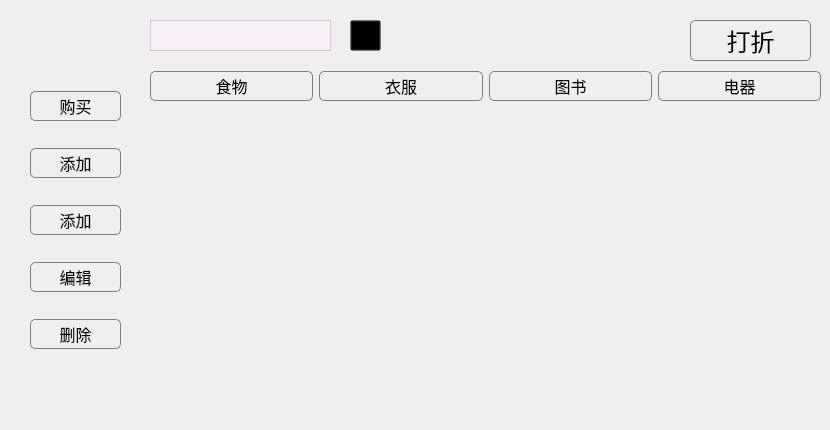
    <widget class="QWidget" name="store">
     <widget class="QTableView" name="list">
      <property name="geometry">
       <rect>
        <x>150</x>
        <y>100</y>
        <width>671</width>
        <height>321</height>
       </rect>
      </property>
      <property name="styleSheet">
       <string notr="true">QTableView QTableCornerButton::section {
    color: white;/*文字颜色*/
    background-color: #87CEFA;/*背景色*/
    border: 5px solid #418bc9;/*边框*/
    border-radius:20px;/*边框圆角*/
    border-color: #87CEFA;/*边框颜色*/
    font: 10px;/*字体大小*/
    padding:0px 0 0 0px;/*内边距*/
 }

QTableView {
	background:transparent;/*背景透明*/
}

QHeaderView {
    color: white;
    font: bold 10pt;
    background-color: #87CEFA;
    border: 0px solid #87CEFA;
    border:0px solid rgb(191,191,191);
    border-left-color: #87CEFA;
    border-top-color: #87CEFA;
    border-radius:20px;
    min-height:29px;
}

QHeaderView::section {
    color: white;
    background-color:#87CEFA;
    border: 5px solid #87CEFA;
    border-radius:20px;
    border-color:#87CEFA;
} </string>
      </property>
      <property name="editTriggers">
       <set>QAbstractItemView::NoEditTriggers</set>
      </property>
      <property name="selectionMode">
       <enum>QAbstractItemView::SingleSelection</enum>
      </property>
      <property name="selectionBehavior">
       <enum>QAbstractItemView::SelectRows</enum>
      </property>
      <property name="textElideMode">
       <enum>Qt::ElideMiddle</enum>
      </property>
      <property name="gridStyle">
       <enum>Qt::CustomDashLine</enum>
      </property>
      <property name="cornerButtonEnabled">
       <bool>true</bool>
      </property>
      <attribute name="horizontalHeaderVisible">
       <bool>false</bool>
      </attribute>
      <attribute name="horizontalHeaderCascadingSectionResizes">
       <bool>true</bool>
      </attribute>
      <attribute name="horizontalHeaderDefaultSectionSize">
       <number>50</number>
      </attribute>
      <attribute name="verticalHeaderCascadingSectionResizes">
       <bool>true</bool>
      </attribute>
     </widget>
     <widget class="QWidget" name="layoutWidget">
      <property name="geometry">
       <rect>
        <x>30</x>
        <y>70</y>
        <width>91</width>
        <height>301</height>
       </rect>
      </property>
      <layout class="QVBoxLayout" name="verticalLayout_2">
       <item>
        <widget class="QPushButton" name="buyPro">
         <property name="minimumSize">
          <size>
           <width>0</width>
           <height>30</height>
          </size>
         </property>
         <property name="font">
          <font>
           <family>Arial</family>
           <pointsize>12</pointsize>
          </font>
         </property>
         <property name="styleSheet">
          <string notr="true">.QPushButton {
        background:qlineargradient(spread:pad, x1:0, y1:0, x2:0, y2:1, 
stop:0 rgba(233, 233, 233, 255), 
stop:0.35 rgba(220, 220, 220, 255), 
stop:0.5 rgba(213, 213, 213, 255), 
stop:0.65 rgba(230, 230, 230, 255), 
stop:1 rgba(242, 242, 242, 255));
 border: 1px solid rgb(128,126,126);
 border-radius: 5px;
}
.QPushButton:hover{
        background:qlineargradient(spread:pad, x1:0, y1:0, x2:0, y2:1, 
stop:0 rgba(250, 250, 250, 255), 
stop:0.5 rgba(255, 255, 255, 255), 
stop:1 rgba(250, 250, 250, 255));
 border: 1px solid rgb(63,140,161);
 border-radius: 5px;
}
 
.QPushButton:pressed{
        background:qlineargradient(spread:pad, x1:0, y1:0, x2:0, y2:1, 
stop:0 rgba(255, 255, 255, 255), 
stop:0.5 rgba(235, 247, 253, 255), 
stop:1 rgba(213, 237, 250, 255));
 border: 1px solid rgb(3,110,183);
 border-radius: 5px;
}</string>
         </property>
         <property name="text">
          <string>购买</string>
         </property>
        </widget>
       </item>
       <item>
        <widget class="QPushButton" name="cartPro">
         <property name="minimumSize">
          <size>
           <width>0</width>
           <height>30</height>
          </size>
         </property>
         <property name="font">
          <font>
           <family>Arial</family>
           <pointsize>12</pointsize>
          </font>
         </property>
         <property name="styleSheet">
          <string notr="true">.QPushButton {
        background:qlineargradient(spread:pad, x1:0, y1:0, x2:0, y2:1, 
stop:0 rgba(233, 233, 233, 255), 
stop:0.35 rgba(220, 220, 220, 255), 
stop:0.5 rgba(213, 213, 213, 255), 
stop:0.65 rgba(230, 230, 230, 255), 
stop:1 rgba(242, 242, 242, 255));
 border: 1px solid rgb(128,126,126);
 border-radius: 5px;
}
.QPushButton:hover{
        background:qlineargradient(spread:pad, x1:0, y1:0, x2:0, y2:1, 
stop:0 rgba(250, 250, 250, 255), 
stop:0.5 rgba(255, 255, 255, 255), 
stop:1 rgba(250, 250, 250, 255));
 border: 1px solid rgb(63,140,161);
 border-radius: 5px;
}
 
.QPushButton:pressed{
        background:qlineargradient(spread:pad, x1:0, y1:0, x2:0, y2:1, 
stop:0 rgba(255, 255, 255, 255), 
stop:0.5 rgba(235, 247, 253, 255), 
stop:1 rgba(213, 237, 250, 255));
 border: 1px solid rgb(3,110,183);
 border-radius: 5px;
}</string>
         </property>
         <property name="text">
          <string>添加</string>
         </property>
        </widget>
       </item>
       <item>
        <widget class="QPushButton" name="addPro">
         <property name="minimumSize">
          <size>
           <width>0</width>
           <height>30</height>
          </size>
         </property>
         <property name="font">
          <font>
           <family>Arial</family>
           <pointsize>12</pointsize>
          </font>
         </property>
         <property name="styleSheet">
          <string notr="true">.QPushButton {
        background:qlineargradient(spread:pad, x1:0, y1:0, x2:0, y2:1, 
stop:0 rgba(233, 233, 233, 255), 
stop:0.35 rgba(220, 220, 220, 255), 
stop:0.5 rgba(213, 213, 213, 255), 
stop:0.65 rgba(230, 230, 230, 255), 
stop:1 rgba(242, 242, 242, 255));
 border: 1px solid rgb(128,126,126);
 border-radius: 5px;
}
.QPushButton:hover{
        background:qlineargradient(spread:pad, x1:0, y1:0, x2:0, y2:1, 
stop:0 rgba(250, 250, 250, 255), 
stop:0.5 rgba(255, 255, 255, 255), 
stop:1 rgba(250, 250, 250, 255));
 border: 1px solid rgb(63,140,161);
 border-radius: 5px;
}
 
.QPushButton:pressed{
        background:qlineargradient(spread:pad, x1:0, y1:0, x2:0, y2:1, 
stop:0 rgba(255, 255, 255, 255), 
stop:0.5 rgba(235, 247, 253, 255), 
stop:1 rgba(213, 237, 250, 255));
 border: 1px solid rgb(3,110,183);
 border-radius: 5px;
}</string>
         </property>
         <property name="text">
          <string>添加</string>
         </property>
        </widget>
       </item>
       <item>
        <widget class="QPushButton" name="editPro">
         <property name="minimumSize">
          <size>
           <width>0</width>
           <height>30</height>
          </size>
         </property>
         <property name="font">
          <font>
           <family>Arial</family>
           <pointsize>12</pointsize>
          </font>
         </property>
         <property name="styleSheet">
          <string notr="true">.QPushButton {
        background:qlineargradient(spread:pad, x1:0, y1:0, x2:0, y2:1, 
stop:0 rgba(233, 233, 233, 255), 
stop:0.35 rgba(220, 220, 220, 255), 
stop:0.5 rgba(213, 213, 213, 255), 
stop:0.65 rgba(230, 230, 230, 255), 
stop:1 rgba(242, 242, 242, 255));
 border: 1px solid rgb(128,126,126);
 border-radius: 5px;
}
.QPushButton:hover{
        background:qlineargradient(spread:pad, x1:0, y1:0, x2:0, y2:1, 
stop:0 rgba(250, 250, 250, 255), 
stop:0.5 rgba(255, 255, 255, 255), 
stop:1 rgba(250, 250, 250, 255));
 border: 1px solid rgb(63,140,161);
 border-radius: 5px;
}
 
.QPushButton:pressed{
        background:qlineargradient(spread:pad, x1:0, y1:0, x2:0, y2:1, 
stop:0 rgba(255, 255, 255, 255), 
stop:0.5 rgba(235, 247, 253, 255), 
stop:1 rgba(213, 237, 250, 255));
 border: 1px solid rgb(3,110,183);
 border-radius: 5px;
}</string>
         </property>
         <property name="text">
          <string>编辑</string>
         </property>
        </widget>
       </item>
       <item>
        <widget class="QPushButton" name="delPro">
         <property name="minimumSize">
          <size>
           <width>0</width>
           <height>30</height>
          </size>
         </property>
         <property name="font">
          <font>
           <family>Arial</family>
           <pointsize>12</pointsize>
          </font>
         </property>
         <property name="styleSheet">
          <string notr="true">.QPushButton {
        background:qlineargradient(spread:pad, x1:0, y1:0, x2:0, y2:1, 
stop:0 rgba(233, 233, 233, 255), 
stop:0.35 rgba(220, 220, 220, 255), 
stop:0.5 rgba(213, 213, 213, 255), 
stop:0.65 rgba(230, 230, 230, 255), 
stop:1 rgba(242, 242, 242, 255));
 border: 1px solid rgb(128,126,126);
 border-radius: 5px;
}
.QPushButton:hover{
        background:qlineargradient(spread:pad, x1:0, y1:0, x2:0, y2:1, 
stop:0 rgba(250, 250, 250, 255), 
stop:0.5 rgba(255, 255, 255, 255), 
stop:1 rgba(250, 250, 250, 255));
 border: 1px solid rgb(63,140,161);
 border-radius: 5px;
}
 
.QPushButton:pressed{
        background:qlineargradient(spread:pad, x1:0, y1:0, x2:0, y2:1, 
stop:0 rgba(255, 255, 255, 255), 
stop:0.5 rgba(235, 247, 253, 255), 
stop:1 rgba(213, 237, 250, 255));
 border: 1px solid rgb(3,110,183);
 border-radius: 5px;
}</string>
         </property>
         <property name="text">
          <string>删除</string>
         </property>
        </widget>
       </item>
      </layout>
     </widget>
     <widget class="QWidget" name="layoutWidget">
      <property name="geometry">
       <rect>
        <x>150</x>
        <y>70</y>
        <width>671</width>
        <height>32</height>
       </rect>
      </property>
      <layout class="QHBoxLayout" name="horizontalLayout_5">
       <item>
        <widget class="QPushButton" name="food">
         <property name="minimumSize">
          <size>
           <width>0</width>
           <height>30</height>
          </size>
         </property>
         <property name="font">
          <font>
           <family>Arial</family>
           <pointsize>12</pointsize>
          </font>
         </property>
         <property name="styleSheet">
          <string notr="true">.QPushButton {
        background:qlineargradient(spread:pad, x1:0, y1:0, x2:0, y2:1, 
stop:0 rgba(233, 233, 233, 255), 
stop:0.35 rgba(220, 220, 220, 255), 
stop:0.5 rgba(213, 213, 213, 255), 
stop:0.65 rgba(230, 230, 230, 255), 
stop:1 rgba(242, 242, 242, 255));
 border: 1px solid rgb(128,126,126);
 border-radius: 5px;
}
.QPushButton:hover{
        background:qlineargradient(spread:pad, x1:0, y1:0, x2:0, y2:1, 
stop:0 rgba(250, 250, 250, 255), 
stop:0.5 rgba(255, 255, 255, 255), 
stop:1 rgba(250, 250, 250, 255));
 border: 1px solid rgb(63,140,161);
 border-radius: 5px;
}
 
.QPushButton:pressed{
        background:qlineargradient(spread:pad, x1:0, y1:0, x2:0, y2:1, 
stop:0 rgba(255, 255, 255, 255), 
stop:0.5 rgba(235, 247, 253, 255), 
stop:1 rgba(213, 237, 250, 255));
 border: 1px solid rgb(3,110,183);
 border-radius: 5px;
}</string>
         </property>
         <property name="text">
          <string>食物</string>
         </property>
        </widget>
       </item>
       <item>
        <widget class="QPushButton" name="clothes">
         <property name="minimumSize">
          <size>
           <width>0</width>
           <height>30</height>
          </size>
         </property>
         <property name="font">
          <font>
           <family>Arial</family>
           <pointsize>12</pointsize>
          </font>
         </property>
         <property name="styleSheet">
          <string notr="true">.QPushButton {
        background:qlineargradient(spread:pad, x1:0, y1:0, x2:0, y2:1, 
stop:0 rgba(233, 233, 233, 255), 
stop:0.35 rgba(220, 220, 220, 255), 
stop:0.5 rgba(213, 213, 213, 255), 
stop:0.65 rgba(230, 230, 230, 255), 
stop:1 rgba(242, 242, 242, 255));
 border: 1px solid rgb(128,126,126);
 border-radius: 5px;
}
.QPushButton:hover{
        background:qlineargradient(spread:pad, x1:0, y1:0, x2:0, y2:1, 
stop:0 rgba(250, 250, 250, 255), 
stop:0.5 rgba(255, 255, 255, 255), 
stop:1 rgba(250, 250, 250, 255));
 border: 1px solid rgb(63,140,161);
 border-radius: 5px;
}
 
.QPushButton:pressed{
        background:qlineargradient(spread:pad, x1:0, y1:0, x2:0, y2:1, 
stop:0 rgba(255, 255, 255, 255), 
stop:0.5 rgba(235, 247, 253, 255), 
stop:1 rgba(213, 237, 250, 255));
 border: 1px solid rgb(3,110,183);
 border-radius: 5px;
}</string>
         </property>
         <property name="text">
          <string>衣服</string>
         </property>
        </widget>
       </item>
       <item>
        <widget class="QPushButton" name="book">
         <property name="minimumSize">
          <size>
           <width>0</width>
           <height>30</height>
          </size>
         </property>
         <property name="font">
          <font>
           <family>Arial</family>
           <pointsize>12</pointsize>
          </font>
         </property>
         <property name="styleSheet">
          <string notr="true">.QPushButton {
        background:qlineargradient(spread:pad, x1:0, y1:0, x2:0, y2:1, 
stop:0 rgba(233, 233, 233, 255), 
stop:0.35 rgba(220, 220, 220, 255), 
stop:0.5 rgba(213, 213, 213, 255), 
stop:0.65 rgba(230, 230, 230, 255), 
stop:1 rgba(242, 242, 242, 255));
 border: 1px solid rgb(128,126,126);
 border-radius: 5px;
}
.QPushButton:hover{
        background:qlineargradient(spread:pad, x1:0, y1:0, x2:0, y2:1, 
stop:0 rgba(250, 250, 250, 255), 
stop:0.5 rgba(255, 255, 255, 255), 
stop:1 rgba(250, 250, 250, 255));
 border: 1px solid rgb(63,140,161);
 border-radius: 5px;
}
 
.QPushButton:pressed{
        background:qlineargradient(spread:pad, x1:0, y1:0, x2:0, y2:1, 
stop:0 rgba(255, 255, 255, 255), 
stop:0.5 rgba(235, 247, 253, 255), 
stop:1 rgba(213, 237, 250, 255));
 border: 1px solid rgb(3,110,183);
 border-radius: 5px;
}</string>
         </property>
         <property name="text">
          <string>图书</string>
         </property>
        </widget>
       </item>
       <item>
        <widget class="QPushButton" name="machine">
         <property name="minimumSize">
          <size>
           <width>0</width>
           <height>30</height>
          </size>
         </property>
         <property name="font">
          <font>
           <family>Arial</family>
           <pointsize>12</pointsize>
          </font>
         </property>
         <property name="styleSheet">
          <string notr="true">.QPushButton {
        background:qlineargradient(spread:pad, x1:0, y1:0, x2:0, y2:1, 
stop:0 rgba(233, 233, 233, 255), 
stop:0.35 rgba(220, 220, 220, 255), 
stop:0.5 rgba(213, 213, 213, 255), 
stop:0.65 rgba(230, 230, 230, 255), 
stop:1 rgba(242, 242, 242, 255));
 border: 1px solid rgb(128,126,126);
 border-radius: 5px;
}
.QPushButton:hover{
        background:qlineargradient(spread:pad, x1:0, y1:0, x2:0, y2:1, 
stop:0 rgba(250, 250, 250, 255), 
stop:0.5 rgba(255, 255, 255, 255), 
stop:1 rgba(250, 250, 250, 255));
 border: 1px solid rgb(63,140,161);
 border-radius: 5px;
}
 
.QPushButton:pressed{
        background:qlineargradient(spread:pad, x1:0, y1:0, x2:0, y2:1, 
stop:0 rgba(255, 255, 255, 255), 
stop:0.5 rgba(235, 247, 253, 255), 
stop:1 rgba(213, 237, 250, 255));
 border: 1px solid rgb(3,110,183);
 border-radius: 5px;
}</string>
         </property>
         <property name="text">
          <string>电器</string>
         </property>
        </widget>
       </item>
      </layout>
     </widget>
     <widget class="QLineEdit" name="searchContent">
      <property name="geometry">
       <rect>
        <x>150</x>
        <y>20</y>
        <width>181</width>
        <height>31</height>
       </rect>
      </property>
      <property name="styleSheet">
       <string notr="true">.QLineEdit{ 
background-color: rgba(255,240,255,120); 
border-radius:40px;
border:1px solid #ccc;
}
.QLineEdit:focus{background-color: rgb(255,255,255)}
</string>
      </property>
     </widget>
     <widget class="QPushButton" name="searchPro">
      <property name="geometry">
       <rect>
        <x>350</x>
        <y>20</y>
        <width>31</width>
        <height>31</height>
       </rect>
      </property>
      <property name="styleSheet">
       <string notr="true">QPushButton{
border-image: url(:/image/search.png);
background:transparent;
}</string>
      </property>
      <property name="text">
       <string/>
      </property>
     </widget>
     <widget class="QPushButton" name="discount">
      <property name="geometry">
       <rect>
        <x>690</x>
        <y>20</y>
        <width>121</width>
        <height>41</height>
       </rect>
      </property>
      <property name="minimumSize">
       <size>
        <width>0</width>
        <height>30</height>
       </size>
      </property>
      <property name="font">
       <font>
        <family>Arial</family>
        <pointsize>18</pointsize>
       </font>
      </property>
      <property name="styleSheet">
       <string notr="true">.QPushButton {
        background:qlineargradient(spread:pad, x1:0, y1:0, x2:0, y2:1, 
stop:0 rgba(233, 233, 233, 255), 
stop:0.35 rgba(220, 220, 220, 255), 
stop:0.5 rgba(213, 213, 213, 255), 
stop:0.65 rgba(230, 230, 230, 255), 
stop:1 rgba(242, 242, 242, 255));
 border: 1px solid rgb(128,126,126);
 border-radius: 5px;
}
.QPushButton:hover{
        background:qlineargradient(spread:pad, x1:0, y1:0, x2:0, y2:1, 
stop:0 rgba(250, 250, 250, 255), 
stop:0.5 rgba(255, 255, 255, 255), 
stop:1 rgba(250, 250, 250, 255));
 border: 1px solid rgb(63,140,161);
 border-radius: 5px;
}
 
.QPushButton:pressed{
        background:qlineargradient(spread:pad, x1:0, y1:0, x2:0, y2:1, 
stop:0 rgba(255, 255, 255, 255), 
stop:0.5 rgba(235, 247, 253, 255), 
stop:1 rgba(213, 237, 250, 255));
 border: 1px solid rgb(3,110,183);
 border-radius: 5px;
}</string>
      </property>
      <property name="text">
       <string>打折</string>
      </property>
     </widget>
    </widget>
